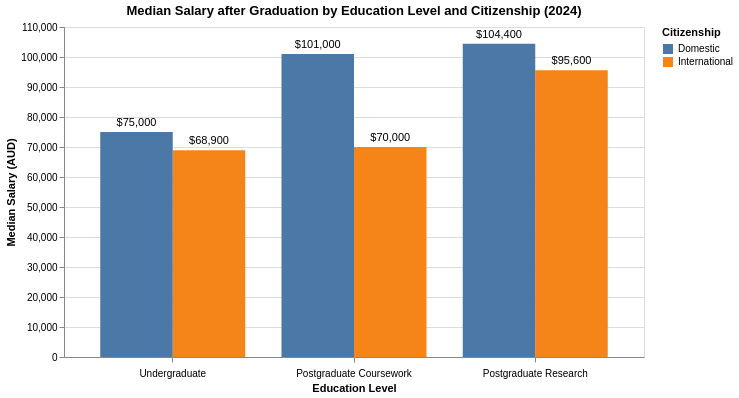

This figure's Vega-Lite source:
### Vega-Lite specification from a JSON file in a GitHub repository (floating-point values rounded to 4 significant figures)
{"$schema": "https://vega.github.io/schema/vega-lite/v5.json", "description": "Grouped bar chart showing median salary by education level and citizenship", "width": 580, "height": 330, "data": {"values": [{"education level": "undergraduate", "citizenship": "International", "Median salary": 68900}, {"education level": "postgraduate coursework", "citizenship": "International", "Median salary": 70000}, {"education level": "postgraduate research", "citizenship": "International", "Median salary": 95600}, {"education level": "undergraduate", "citizenship": "Domestic", "Median salary": 75000}, {"education level": "postgraduate coursework", "citizenship": "Domestic", "Median salary": 101000}, {"education level": "postgraduate research", "citizenship": "Domestic", "Median salary": 104400}]}, "transform": [{"calculate": "datum['education level'] == 'undergraduate' ? 'Undergraduate' : datum['education level'] == 'postgraduate coursework' ? 'Postgraduate Coursework' : 'Postgraduate Research'", "as": "Education Level Display"}], "layer": [{"mark": "bar", "encoding": {"x": {"field": "Education Level Display", "type": "nominal", "axis": {"title": "Education Level", "labelAngle": 0, "labelPadding": 6}, "sort": ["Undergraduate", "Postgraduate Coursework", "Postgraduate Research"]}, "xOffset": {"field": "citizenship"}, "y": {"field": "Median salary", "type": "quantitative", "axis": {"title": "Median Salary (AUD)"}}, "color": {"field": "citizenship", "type": "nominal", "legend": {"title": "Citizenship"}}, "order": {"field": "citizenship", "sort": "ascending"}, "tooltip": [{"field": "Education Level Display", "title": "Education Level"}, {"field": "citizenship", "title": "Citizenship"}, {"field": "Median salary", "title": "Median Salary", "format": "$,d"}]}}, {"mark": {"type": "text", "align": "center", "baseline": "bottom", "dy": -4}, "encoding": {"x": {"field": "Education Level Display", "type": "nominal", "sort": ["Undergraduate", "Postgraduate Coursework", "Postgraduate Research"]}, "xOffset": {"field": "citizenship"}, "y": {"field": "Median salary", "type": "quantitative"}, "text": {"field": "Median salary", "type": "quantitative", "format": "$,d"}, "color": {"value": "black"}}}], "title": "Median Salary after Graduation by Education Level and Citizenship (2024)"}
